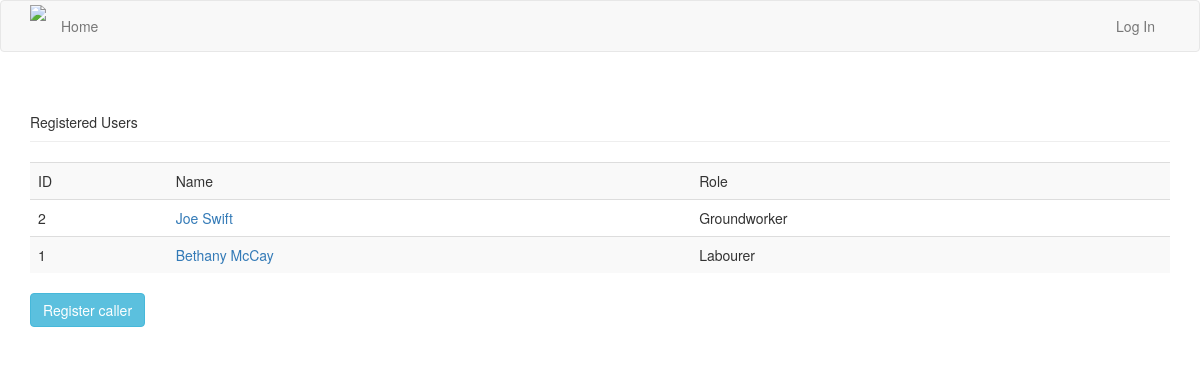
Page /reg/ on the earlier database version.
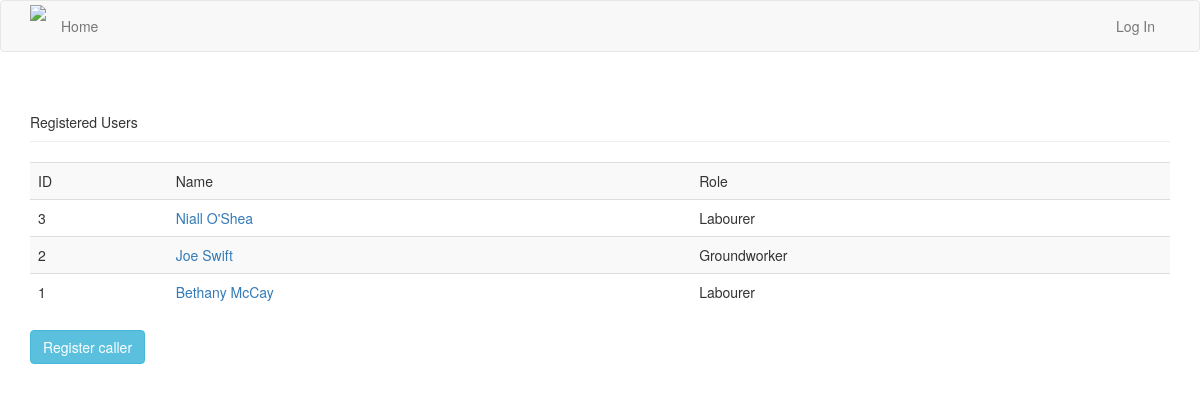
Same page on the later database version.
### app/models.py (models this page shows, shortened)
class User(db.Model):
    __tablename__ = 'users'
    id = db.Column(db.Integer, primary_key=True)
    registered = db.Column(db.DateTime, default=datetime.utcnow, index=True)
    name = db.Column(db.String(64))
    phone_1 = db.Column(db.String(64))
    phone_2 = db.Column(db.String(64))
    email = db.Column(db.String(64))
    notes = db.Column(db.Text)
    area = db.Column(db.String(64))
    postcode = db.Column(db.String(64))
    DoNotUse = db.Column(db.Boolean, default=False)
    role_id = db.Column(db.Integer, db.ForeignKey('roles.id'))
    nationality_id = db.Column(db.Integer, db.ForeignKey('nationality.id'))
    added_id = db.Column(db.Integer, db.ForeignKey('staff.id'))
    job_id = db.relationship('Job', backref='user', lazy='dynamic')

class Role(db.Model):
    __tablename__ = 'roles'
    id = db.Column(db.Integer, primary_key=True)
    name = db.Column(db.String(64))
    department = db.Column(db.String(16))
    rate = db.Column(db.String(16))
    users = db.relationship('User', backref='role', lazy='dynamic')
    job_id = db.relationship('Job', backref='role', lazy='dynamic')

### app/reg/views.py (the view)
@reg.route('/')
def index():
    registered = User.query.order_by(User.registered.desc())
    return render_template('reg/index.html', registered=registered)

### app/templates/reg/index.html (shortened to what this page needs)
{% extends "base.html" %}
{% block page_content %}
<div class="page-header">Registered Users</div>
<table class="table table-striped">
<tr>
    <td>ID</td>
    <td>Name</td>
    <td>Role</td>
</tr>
{% for person in registered %}
<tr>
    <td>{{ person.id }}</td>
    <td><a href="{{ url_for('reg.profile', type='name', value=person.name) }}">{{ person.name }}</a></td>
    <td>{{ person.role.name }}</td>
</tr>
{% endfor %}
</table>
<p><a class="btn btn-info href="{{ url_for('reg.new') }}">Register caller</a></p>
{% endblock %}

### app/templates/base.html (shortened to what this page needs)
{% extends "bootstrap/base.html" %}
{% block head %}
{{ super() }}
{% endblock %}
{% block navbar %}
<div class="navbar navbar-default" role="navigation>">
    <div class="container">
        <div class="navbar-header">
            <a href="{{ url_for('main.index') }}" class="pull-left"><img height="50px" src="{{ url_for('static', filename='logo.png') }}"></a>
        </div>
        <div class="navbar-collapse collapse">
            <ul class="nav navbar-nav">
                <li><a href="{{ url_for('main.index') }}">Home</a> </li>
            </ul>
            <ul class="nav navbar-nav navbar-right">
                {% if current_user.is_authenticated() %}
                <li class="dropdown">
                    <a href="#" class="dropdown-toggle" data-toggle="dropdown">
                        Account <b class="caret"></b>
                    </a>
                    <ul class="dropdown-menu">
                        <li><a href="{{ url_for('auth.staff', name=current_user.username) }}">Profile</a> </li>
                        <li><a href="{{ url_for('auth.edit_profile') }}">Edit Profile</a></li>
                        <li><a href="{{ url_for('auth.change_password') }}">Change Password</a></li>
                        <li role="separator" class="divider"></li>
                        <li><a href="{{ url_for('auth.logout') }}">Log Out</a></li>
                    </ul>
                </li>
                {% else %}
                <li><a href="{{ url_for('auth.login') }}">Log In</a></li>
                {% endif %}
            </ul>
        </div>
    </div>
</div>
{% endblock %}
{% block content %}
<div class="container">
    {% block page_content %}{% endblock %}
</div>
{% endblock %}

Differences in the rows shown:
added User: id "3", name "Niall O'Shea", role.name "Labourer"
